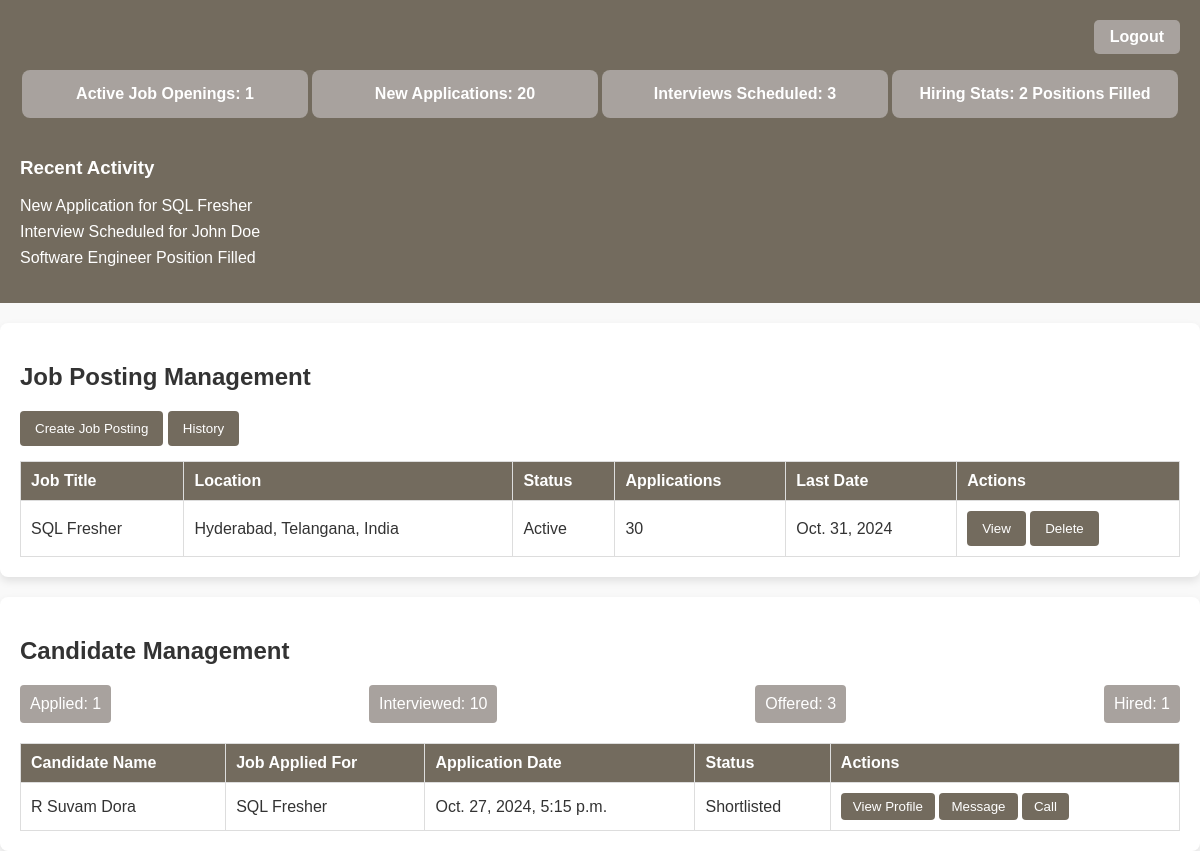
Page /recruiter-home on the earlier database version.
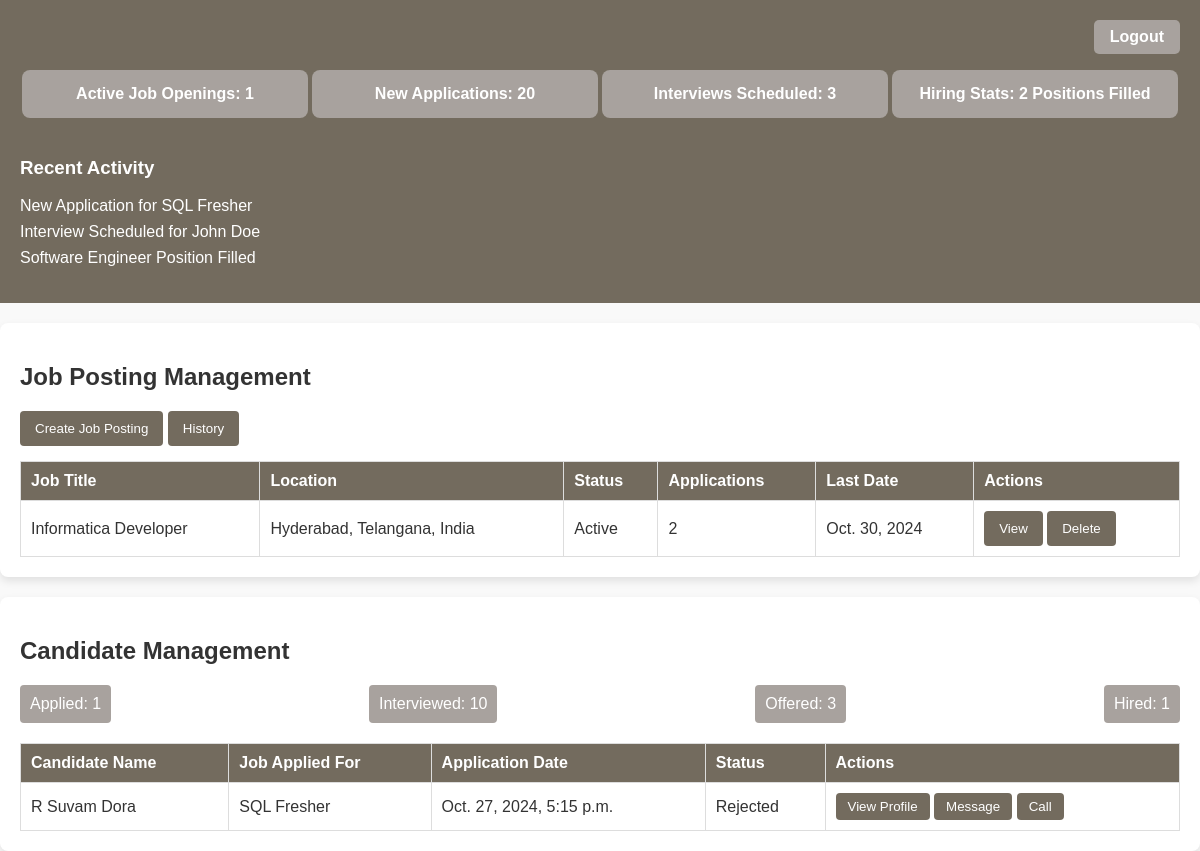
Same page on the later database version.
### job/models.py (models this page shows, shortened)
class HiringSeekers(models.Model):
    jt = models.CharField(max_length=300)
    cn = models.CharField(max_length=200)
    jl = models.CharField(max_length=150)
    cl = models.ImageField(upload_to='logos/', blank=True, null=True)
    jtyp = models.CharField(max_length=100)
    er = models.CharField(max_length=500)
    kysk = models.CharField(max_length=1000)
    exp = models.PositiveIntegerField()
    abtcomp = models.CharField(max_length=2000)
    pos = models.PositiveIntegerField()
    jd = models.CharField(max_length=5000)
    jr = models.CharField(max_length=4000)
    sal = models.CharField(max_length=150)
    al = models.CharField(max_length=300)
    ld = models.DateField(default='2025-01-01')
    applied_column = models.BooleanField(default=False)

class ApplicantDetails(models.Model):
    fname = models.CharField(max_length=80)
    pic = models.ImageField(upload_to='passphotos/', blank=True, null=True)
    email = models.EmailField()
    phno = models.PositiveBigIntegerField()
    gen = models.CharField(max_length=10)
    dob = models.DateField()
    add = models.CharField(max_length=200)
    hq = models.CharField(max_length=100)
    un = models.CharField(max_length=200)
    sd = models.DateField()
    ed = models.DateField()
    we = models.IntegerField()
    pc = models.CharField(max_length=200)
    pjt = models.CharField(max_length=50)
    pjl = models.CharField(max_length=100)
    atw = models.DateField()
    ks = models.CharField(max_length=500)
    lk = models.CharField(max_length=200)
    intern = models.CharField(max_length=500)
    proj = models.CharField(max_length=5000)
    certi = models.CharField(max_length=1000)
    ps = models.CharField(max_length=500)
    resume = models.FileField(upload_to='pdfs/')
    jt = models.CharField(max_length=300)
    cn = models.CharField(max_length=200)
    jl = models.CharField(max_length=150, null=True)
    cl = models.ImageField(upload_to='logos/', blank=True, null=True)
    jtyp = models.CharField(max_length=100, null=True)
    er = models.CharField(max_length=500, null=True)
    kysk = models.CharField(max_length=1000, null=True)
    exp = models.PositiveIntegerField(null=True)
    abtcomp = models.CharField(max_length=2000, null=True)
    pos = models.PositiveIntegerField(null=True)
    jd = models.CharField(max_length=5000, null=True)
    jr = models.CharField(max_length=4000, null=True)
    sal = models.CharField(max_length=150, null=True)
    al = models.CharField(max_length=300, null=True)
    ld = models.DateField(default='2025-01-01')
    ad = models.DateTimeField(auto_now_add=True)
    STATUS_CHOICES = [
        ('Applied', 'Applied'),
        ('Under_Review', 'Under_Review'),
        ('Shortlisted', 'Shortlisted'),
        ('Hired', 'Hired'),
    ]
    status = models.CharField(max_length=20, default='Applied', choices=STATUS_CHOICES)
    progress_percentage = models.IntegerField(default=0)

### job/views.py (the view)
# urls.py: path('recruiter-home',views.recruiter_home,name='rec_home'),
def recruiter_home(request):
    openings = HiringSeekers.objects.all().order_by('-id')
    applicant = ApplicantDetails.objects.all()
    newapplication = ApplicantDetails.objects.last()
    context = {
        'openings':openings,
        'applicant':applicant,
        'newapplication':newapplication
    }
    return render(request,'recruiter_home.html',context)

### job/templates/recruiter_home.html (shortened to what this page needs)
<!DOCTYPE html>
{% load static %}
<html lang="en">
<head>
    <link rel="stylesheet" href="{% static 'CSS/recruiter_home.css' %}">
</head>
<body>
    <div class="logout-button-container">
        <a href="{% url 'HOME' %}"><button class="logout-button"><strong>Logout</strong></button></a>
    </div>
    <div class="dashboard-overview">
        <div class="summary-cards">
          <div class="card">Active Job Openings: {{ openings|length }}</div>
          <div class="card">New Applications: 20</div>
          <div class="card">Interviews Scheduled: 3</div>
          <div class="card">Hiring Stats: 2 Positions Filled</div>
        </div>
        <div class="recent-activity-feed">
          <h3>Recent Activity</h3>
          <ul>
            <li>New Application for {{ newapplication.jt }}</li>
            <li>Interview Scheduled for John Doe</li>
            <li>Software Engineer Position Filled</li>
          </ul>
        </div>
    </div>
    <div class="job-posting-management">
        <h2>Job Posting Management</h2>
        <a href="{% url 'hir_sek' %}"><button>Create Job Posting</button></a>
        <a href="{% url 'jp_history' %}"><button>History</button></a>
        <table>
          <thead>
            <tr>
              <th>Job Title</th>
              <th>Location</th>
              <th>Status</th>
              <th>Applications</th>
              <th>Last Date</th>
              <th>Actions</th>
            </tr>
          </thead>
          <tbody>
            {% for i in openings %}
              <tr>
                <td>{{ i.jt }}</td>
                <td>{{ i.jl }}</td>
                <td>Active</td>
                <td>{{ i.pos }}</td>
                <td>{{ i.ld }}</td>
                <td><a href="{% url 'view_job_post' i.id %}"><button>View</button></a> <a href="{% url 'removd_pst' i.id %}"><button>Delete</button></a></td>
              </tr>
            {% endfor %}
          </tbody>
        </table>
    </div>
    <div class="candidate-management">
        <h2>Candidate Management</h2>
        <div class="pipeline-view">
          <div>Applied: {{ applicant|length }}</div>
          <div>Interviewed: 10</div>
          <div>Offered: 3</div>
          <div>Hired: 1</div>
        </div>
        <table>
          <thead>
            <tr>
              <th>Candidate Name</th>
              <th>Job Applied For</th>
              <th>Application Date</th>
              <th>Status</th>
              <th>Actions</th>
            </tr>
          </thead>
          <tbody>
            {% for j in applicant %}
            <tr>
              <td>{{ j.fname }}</td>
              <td>{{ j.jt }}</td>
              <td>{{ j.ad }}</td>
              <td>{{ j.status }}</td>
              <td>
                <a href="{% url 'pro_view' j.id %}"><button>View Profile</button></a>
                <a href="mailto:{{ j.email }}"><button>Message</button></a>
                <a href="tel:+91{{ j.phno }}"><button>Call</button></a>
              </td>
            </tr>
            {% endfor %}
          </tbody>
        </table>
      </div>
</body>
</html>

Differences in the rows shown:
removed HiringSeekers: jt "SQL Fresher", jl "Hyderabad, Telangana, India", pos "30", ld "Oct. 31, 2024"
changed ApplicantDetails "R Suvam Dora": status "Shortlisted" → "Rejected"
added HiringSeekers: jt "Informatica Developer", jl "Hyderabad, Telangana, India", pos "2", ld "Oct. 30, 2024"
